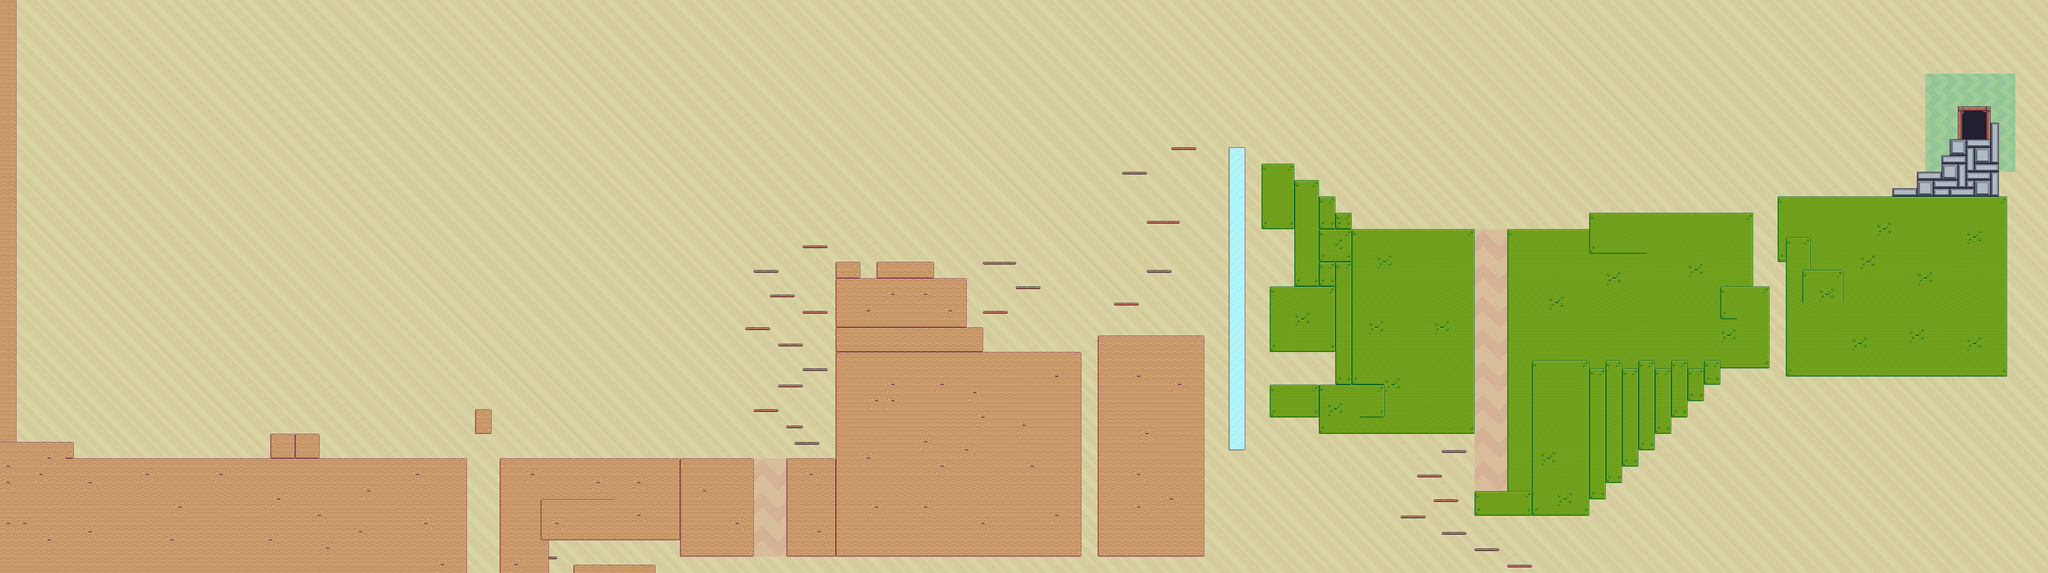

This game map was drawn from its Tiled (.tmx) file and the tilesets committed beside it. A one-line description and the trimmed map source follow:
An orthogonal 250x70 tile map with 16x16 px tiles, 2 tile layers (Fondo, Plataforma), 5 tilesets and 99 objects.

<map version="1.2" tiledversion="1.2.4" orientation="orthogonal" renderorder="right-down" width="250" height="70" tilewidth="16" tileheight="16" infinite="0" nextlayerid="16" nextobjectid="373">
 <tileset firstgid="1" name="Tiles_Sand_Mud_Ice_16" tilewidth="16" tileheight="16" tilecount="55" columns="11">
  <image source="Png/Tiles_Sand_Mud_Ice_16.png" width="176" height="80" />
  <terraintypes>
   <terrain name="Void" tile="-1" />
   <terrain name="Sand" tile="-1" />
   <terrain name="Mud" tile="-1" />
   <terrain name="Ice" tile="-1" />
  </terraintypes>
  <tile id="0" terrain="0,0,0,1" />
  <tile id="1" terrain="0,0,1,1" />
  <tile id="2" terrain="0,0,1,0" />
  <tile id="4" terrain="0,0,0,2" />
  <tile id="5" terrain="0,0,2,2" />
  <tile id="6" terrain="0,0,2,0" />
  <tile id="8" terrain="0,0,0,3" />
  <tile id="9" terrain="0,0,3,3" />
  <tile id="10" terrain="0,0,3,0" />
  <tile id="11" terrain="0,1,0,1" />
  <tile id="12" terrain="1,1,1,1" />
  <tile id="13" terrain="1,0,1,0" />
  <tile id="15" terrain="0,2,0,2" />
  <tile id="16" terrain="2,2,2,2" />
  <tile id="17" terrain="2,0,2,0" />
  <tile id="19" terrain="0,3,0,3" />
  <tile id="20" terrain="3,3,3,3" />
  <tile id="21" terrain="3,0,3,0" />
  <tile id="22" terrain="0,1,0,0" />
  <tile id="23" terrain="1,1,0,0" />
  <tile id="24" terrain="1,0,0,0" />
  <tile id="26" terrain="0,2,0,0" />
  <tile id="27" terrain="2,2,0,0" />
  <tile id="28" terrain="2,0,0,0" />
  <tile id="30" terrain="0,3,0,0" />
  <tile id="31" terrain="3,3,0,0" />
  <tile id="32" terrain="3,0,0,0" />
  <tile id="50" terrain="0,0,0,0" />
 </tileset>
 <tileset firstgid="56" name="Terrain_16" tilewidth="16" tileheight="16" tilecount="242" columns="22">
  <image source="Png/Terrain_16.png" width="352" height="176" />
 </tileset>
 <tileset firstgid="298" name="Background_Brown" tilewidth="16" tileheight="16" tilecount="16" columns="4">
  <image source="Png/Background_Brown.png" width="64" height="64" />
 </tileset>
 <tileset firstgid="314" name="Background_Green" tilewidth="16" tileheight="16" tilecount="16" columns="4">
  <image source="Png/Background_Green.png" width="64" height="64" />
 </tileset>
 <tileset firstgid="330" name="Background_Yellow" tilewidth="16" tileheight="16" tilecount="16" columns="4">
  <image source="Png/Background_Yellow.png" width="64" height="64" />
 </tileset>
 <layer id="14" name="Fondo" width="250" height="70">
  <data>[17500 cells, 17500 non-empty, 16 distinct tile ids]</data>
 </layer>
 <layer id="15" name="Plataforma" width="250" height="70">
  <data>[17500 cells, 5506 non-empty, 73 distinct tile ids]</data>
 </layer>
 <objectgroup id="3" name="Platform_col">
  <object id="93" x="16" y="864" width="127.667" height="15.6667" />
  <object id="98" x="128" y="895.33" width="784" height="15.3333" />
  <object id="99" x="976" y="896.67" width="495.333" height="14" />
  <object id="100" x="1536" y="896" width="112" height="16" />
  <object id="102" x="1632" y="512" width="47.3333" height="16" />
  <object id="103" x="1712" y="512" width="111.333" height="15.3333" />
  <object id="105" x="1808" y="544" width="79.3333" height="16" />
  <object id="106" x="1808" y="560" width="0.666667" />
  <object id="107" x="1872" y="640" width="47.3333" height="16" />
  <object id="108" x="1904.67" y="688" width="206" height="16" />
  <object id="109" x="2144" y="656" width="206.667" height="16" />
  <object id="110" x="2464" y="320" width="62.6667" height="16" />
  <object id="113" x="2512" y="352.67" width="63.3333" height="15.3333" />
  <object id="114" x="2559.33" y="384.67" width="48.6667" height="15.3333" />
  <object id="115" x="2591.33" y="416" width="48.6667" height="16" />
  <object id="119" x="2400.67" y="288" width="30" height="15.3333" />
  <object id="120" x="2624" y="448" width="255.333" height="16" />
  <object id="121" x="2944" y="448" width="174.667" height="16" />
  <object id="122" x="3104" y="416" width="318.667" height="16" />
  <object id="126" x="3472" y="384" width="446.667" height="15.3333" />
  <object id="128" x="3696.67" y="368" width="62.6667" height="16" />
  <object id="129" x="3744" y="336" width="63.3333" height="14.6667" />
  <object id="130" x="3792" y="304" width="62.6667" height="15.3333" />
  <object id="131" x="3808" y="271.33" width="95.3333" height="16" />
  <object id="132" x="3887.33" y="240.67" width="16" height="14.6667" />
  <object id="149" x="2400" y="864" width="31.3333" height="15.3333" />
  <object id="200" x="1664.67" y="544" width="63.3333" height="15.3333" />
  <object id="305" x="1568" y="480" width="47" height="4" />
  <object id="306" x="1472" y="528" width="47" height="4" />
  <object id="307" x="1504" y="575.5" width="47.5" height="5" />
  <object id="308" x="1568" y="608.5" width="47.5" height="4" />
  <object id="309" x="1456" y="640" width="47.5" height="4" />
  <object id="310" x="1520" y="672" width="47.5" height="4.5" />
  <object id="311" x="1568" y="720" width="47.5" height="4.5" />
  <object id="312" x="1520" y="752.5" width="47" height="4.5" />
  <object id="313" x="1472" y="800" width="47" height="4.5" />
  <object id="314" x="1536" y="832" width="31.5" height="4" />
  <object id="315" x="1552" y="864.5" width="47.5" height="4" />
  <object id="329" x="1920" y="511.5" width="63.5" height="5" />
  <object id="330" x="1984" y="560" width="47.5" height="4.5" />
  <object id="331" x="1920" y="608" width="47.5" height="4.5" />
  <object id="352" x="2288" y="288" width="47.5" height="4.5" />
  <object id="353" x="2192" y="336" width="47.5" height="4.5" />
  <object id="354" x="2240" y="432" width="63.5" height="4.5" />
  <object id="355" x="2240" y="528.5" width="47" height="4" />
  <object id="356" x="2176" y="592" width="47.5" height="4.5" />
  <object id="357" x="928.38" y="800.13" width="31.25" height="15.875" />
  <object id="358" x="928.63" y="832" width="31" height="16.25" />
  <object id="363" x="528.5" y="847.75" width="94.75" height="16.5" />
 </objectgroup>
 <objectgroup id="4" name="Wall_col">
  <object id="173" x="127.333" y="865.33" width="16" height="42" />
  <object id="174" x="16" y="8.66667" width="16" height="875.333" />
  <object id="182" x="896" y="898" width="16" height="144.667" />
  <object id="183" x="976" y="898" width="16.6667" height="148.667" />
  <object id="193" x="1456" y="898" width="14.6667" height="187.333" />
  <object id="194" x="1536" y="898.67" width="16" height="186" />
  <object id="195" x="1632" y="513.33" width="16.6667" height="396.667" />
  <object id="196" x="1664.67" y="513.33" width="14.6667" height="45.3333" />
  <object id="197" x="1712" y="513.33" width="15.3333" height="45.3333" />
  <object id="198" x="1807.33" y="513.33" width="16" height="47.3333" />
  <object id="199" x="1872" y="546" width="15.3333" height="108.667" />
  <object id="201" x="1904" y="641.33" width="15.3333" height="60.6667" />
  <object id="202" x="2096" y="688.67" width="15.3333" height="396.667" />
  <object id="203" x="2144" y="658" width="15.3333" height="426" />
  <object id="204" x="2336.67" y="657.33" width="14.6667" height="428" />
  <object id="205" x="2400.67" y="289.33" width="15.3333" height="588" />
  <object id="207" x="2414" y="289.33" width="17.3333" height="588" />
  <object id="208" x="2464.67" y="320.67" width="14.6667" height="126.667" />
  <object id="210" x="2511.33" y="321.33" width="15.3333" height="46" />
  </objectgroup>
 <objectgroup id="5" name="Salida">
  <!-- 1 objects omitted --></objectgroup>
 <objectgroup id="6" name="Muerte_definitiva" visible="0" />
 <objectgroup id="7" name="Muerte_limites">
  <!-- 3 objects omitted --></objectgroup>
 <objectgroup id="8" name="Muerte_temporal">
  <!-- 8 objects omitted --></objectgroup>
 <objectgroup id="9" name="Gravedad" visible="0">
  <!-- 2 objects omitted --></objectgroup>
</map>
<!-- 31 of 99 objects omitted -->
